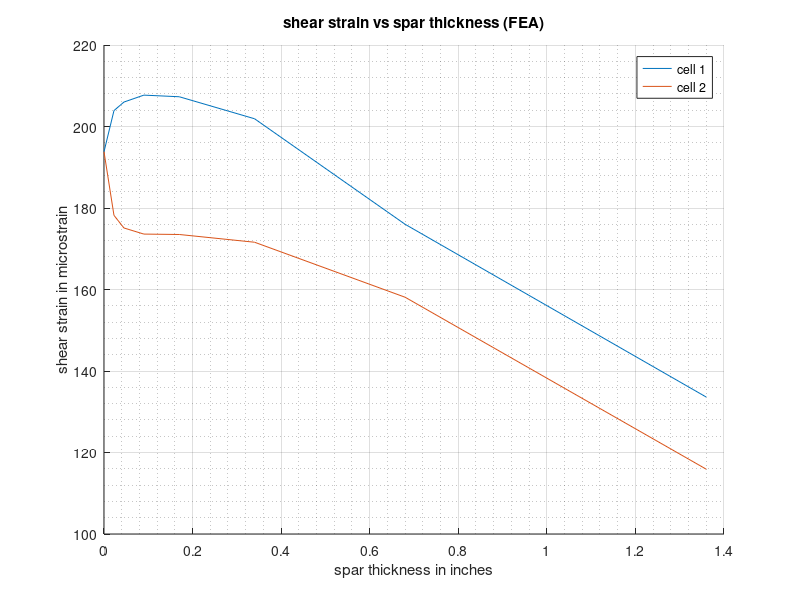

The MATLAB source for this figure:
clear,clc

spar = [0, 0.0225, 0.045, 0.09, 0.17, 0.34, 0.68 1.36];

U1 = [6.828e-3, 7.013e-3, 7.15e-3, 7.237e-3, 7.238e-3, 7.006e-3, 6.063e-3, 4.816e-3];
U2 = [1.156e-2, 1.085e-2, 1.064e-2, 1.046e-2, 1.029e-2, 9.992e-3, 9.162e-3, 7.121e-3];

tau1 = [1.938e-4, 2.039e-4, 2.060e-4, 2.077e-4, 2.073e-4, 2.019e-4, 1.76e-4, 1.336e-4];
tau2 = [1.938e-4, 1.782e-4, 1.751e-4, 1.736e-4, 1.735e-4, 1.716e-4, 1.581e-4, 1.159e-4];

 
theta = .5 * (atan(2.*U1 / 4.875) + atan(2.*U2 / 4.875));


hold on
grid on 
grid minor
plot(spar,tau1*(10e5))
plot(spar,tau2*(10e5))
title("shear strain vs spar thickness (FEA)")
ylabel("shear strain in microstrain");
xlabel("spar thickness in inches");
legend("cell 1","cell 2");
ytickangle(45)

